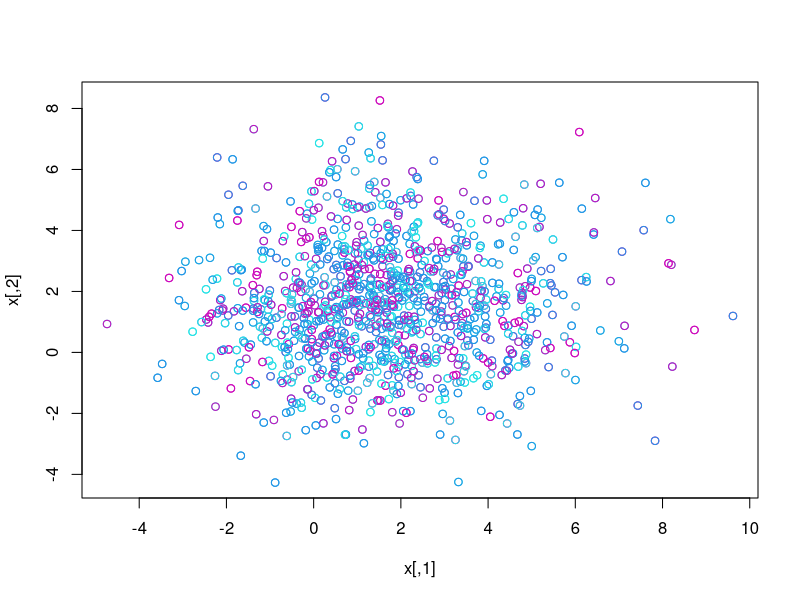
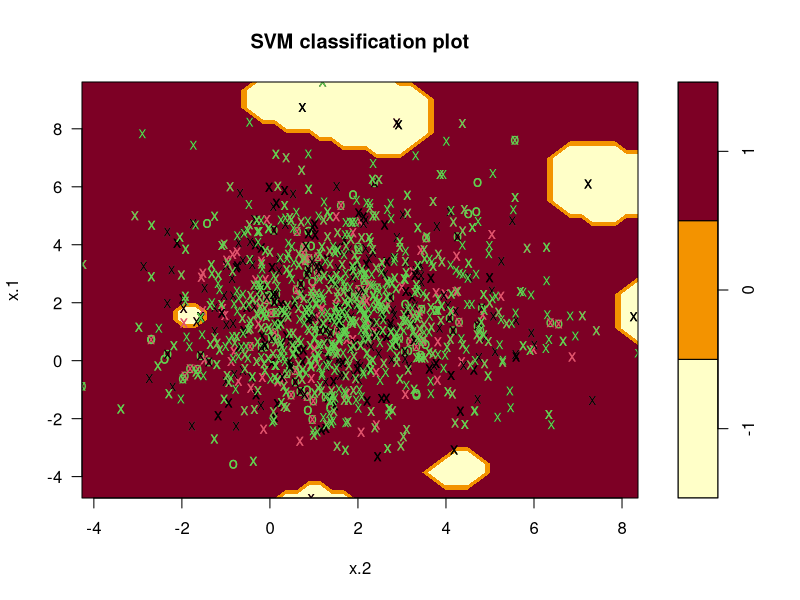

Recreate these plots in R, in order.
## ---- chunk 1
#setwd("C:/Users/Venkatramani/Desktop/Test")
## ---- chunk 2
data_c <- read.csv('classification_data.csv', header = TRUE)
## ---- chunk 3
data.new <- data_c[data_c$Cycle!=8,]
## ---- chunk 4
library(e1071)

# Convert the two variables 'value0.1' and 'value0.2' into matrix form. 
x = matrix(data.new$value.0.1,data.new$value.0.2,nrow = nrow(data.new), ncol = 2)

# Map the target variable 'Result' to y. 
y = c(data.new$Result)

# Plot the result. #13 to equalise the x and y lengths. 
plot(x, col=(13-y))
## ---- chunk 5
dat=data.frame(x=x, y=as.factor(y))

svmfit=svm(y~., data=dat, kernel="radial",scale=FALSE)
plot(svmfit, dat)
## ---- chunk 6
summary(svmfit)
## ---- chunk 7
pred <- predict(svmfit,x)
system.time(pred <- predict(svmfit,x))
## ---- chunk 8

svm_tune <- tune(svm, train.x=x, train.y=y,kernel="radial", ranges=list(cost=c(0.001,0.01,0.1,1,5,10,100)))

system.time(svm_tune <- tune(svm, train.x=x, train.y=y,kernel="radial", ranges=list(cost=c(0.001,0.01,0.1,1,5,10,100))))

summary(svm_tune)
## ---- chunk 9
bestmod = svm_tune$best.model
summary(bestmod)
## ---- chunk 10

svmfit.aftertune=svm(y~., data=dat, kernel="radial",cost=0.01,gamma=0.5,scale=FALSE)
summary(svmfit.aftertune)
## ---- chunk 11
pred.1 <- predict(svmfit.aftertune,x)
system.time(pred.1 <- predict(svmfit.aftertune,x))
## ---- chunk 12
library(kernlab)
m <- ksvm(x,y, data = data.train,kernel="rbfdot",C=1)
m
## ---- chunk 13
# Set 80% as training set and 20% as test set. 
dim(dat)
data.train <- dat[1:1700,] 
data.test <- dat[1701:2142,]  
## ---- chunk 14
# Exclude the y variable from the test set to match the no of predictors.
p <- predict(m,data.test[,-3],type="response")
## ---- chunk 15
head(p)
# Cross check if all the Result variable of the test set is predicted. 
dim(p)
## ---- chunk 16
table <- table(p,data.test$y)
## ---- chunk 17
tail(table)
